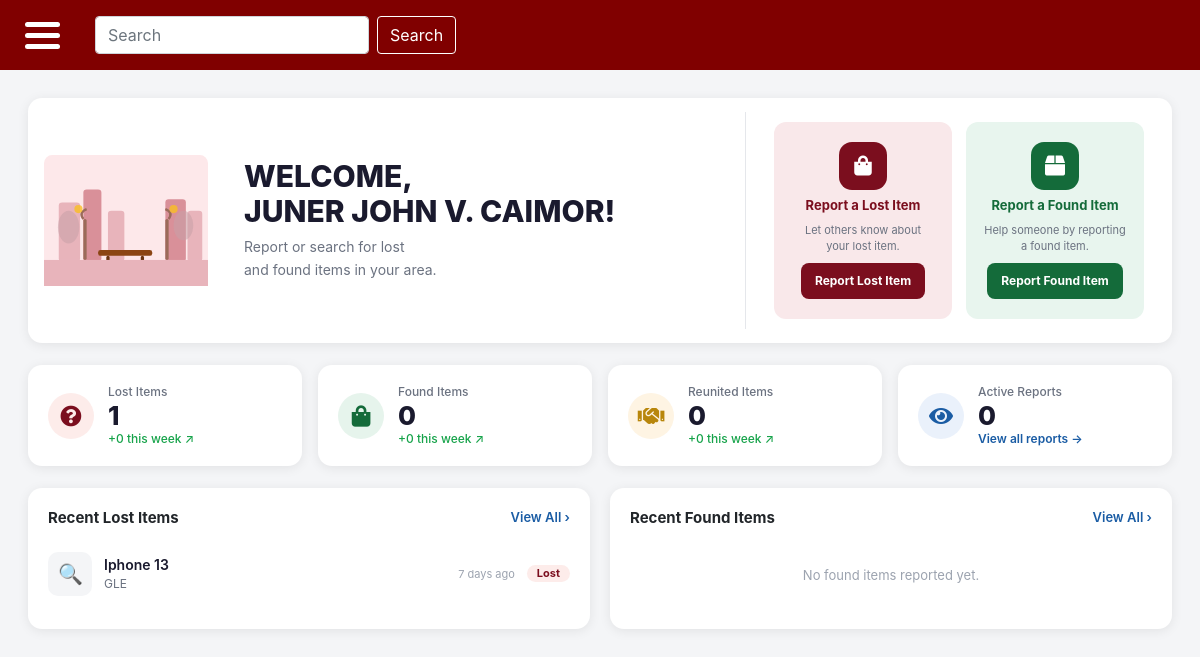
Page /dashboard.php (signed in) on the earlier database version.
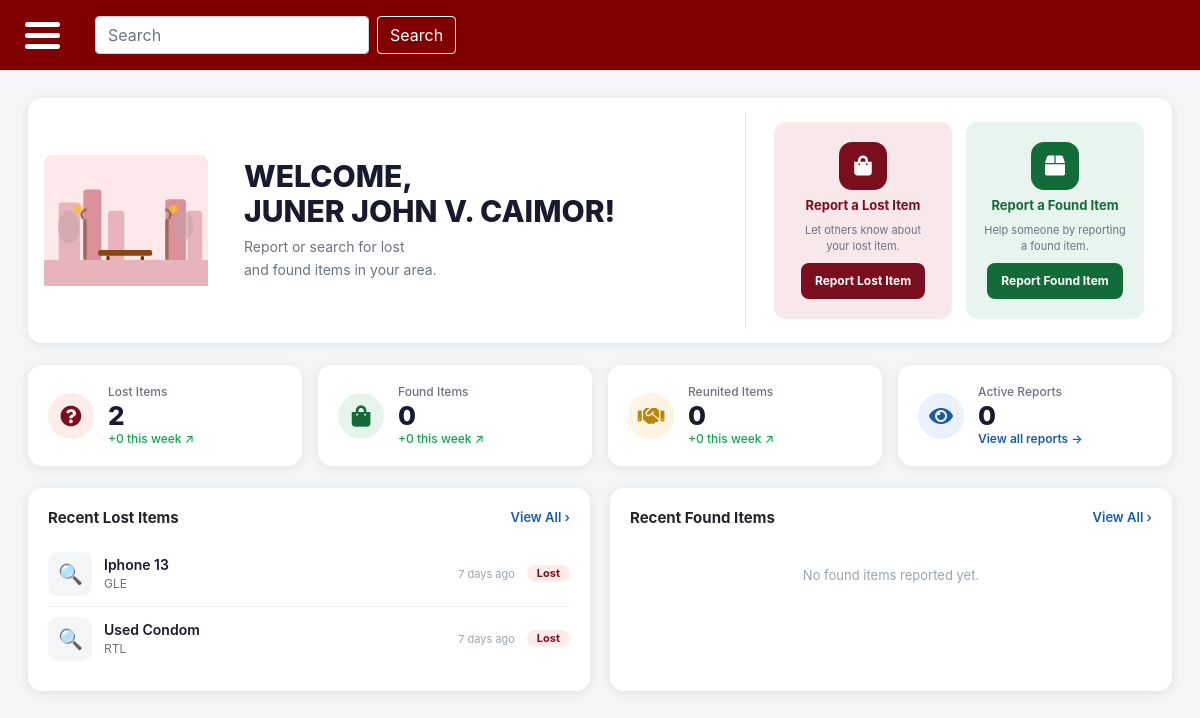
Same page on the later database version.
### tables this page shows
CREATE TABLE `posts` (
  `post_id` int(11) NOT NULL,
  `user_id` int(11) DEFAULT NULL,
  `location_id` int(11) DEFAULT NULL,
  `category_id` int(11) DEFAULT NULL,
  `dropOff_id` int(11) DEFAULT NULL,
  `type` varchar(255) DEFAULT NULL,
  `itemName` varchar(255) DEFAULT NULL,
  `publicDescription` varchar(255) DEFAULT NULL,
  `privateDetails` varchar(255) DEFAULT NULL,
  `currentStatus` varchar(20) DEFAULT 'PENDING',
  `dateReported` datetime DEFAULT current_timestamp(),
  `expirationDate` datetime DEFAULT NULL
);

CREATE TABLE `location` (
  `location_id` int(11) NOT NULL,
  `locationName` varchar(255) NOT NULL,
  `zone` varchar(100) NOT NULL
);

### dashboard.php (the view, shortened to what the changed rows need)
<?php
require_once 'connect.php';
$lostCount     = $connection->query("SELECT COUNT(*) AS c FROM posts WHERE type='LOST'")->fetch_assoc()['c'] ?? 0;
$lostWeek     = $connection->query("SELECT COUNT(*) AS c FROM posts WHERE type='LOST'  AND dateReported >= NOW() - INTERVAL 7 DAY")->fetch_assoc()['c'] ?? 0;
$recentLostResult = $connection->query("
    SELECT p.post_id, p.itemName, p.dateReported, p.currentStatus, l.locationName
    FROM posts p
    LEFT JOIN location l ON p.location_id = l.location_id
    WHERE p.type = 'LOST'
    ORDER BY p.dateReported DESC
    LIMIT 3
");
$recentLost = $recentLostResult ? $recentLostResult->fetch_all(MYSQLI_ASSOC) : [];
function timeAgo($datetime) {
    $diff = time() - strtotime($datetime);
    return floor($diff/86400) . ' days ago';
}
?>
<?php include 'header_footer/main-header.php'; ?>
<link rel="stylesheet" href="https://cdnjs.cloudflare.com/ajax/libs/font-awesome/5.15.4/css/all.min.css">
<div class="layout">
    <?php include 'side-menu.php'; ?>
    <div class="main-content">
        <div class="db-wrap">
            <div class="hero-card">
                <div class="hero-text">
                    <h1>WELCOME,<br><?= strtoupper(htmlspecialchars($user1['full_name'] ?? 'USER')) ?>!</h1>
                </div>
            </div>
            <div class="stats-grid">
                <div class="stat-card">
                    <div class="stat-info">
                        <div class="lbl">Lost Items</div>
                        <div class="num"><?= $lostCount ?></div>
                        <div class="trnd">+<?= $lostWeek ?> this week ↗</div>
                    </div>
                </div>
            </div>
            <div class="recent-grid">
                <div class="rc-card">
                    <?php if (empty($recentLost)): ?>
                        <div class="empty-state">No lost items reported yet.</div>
                    <?php else: ?>
                        <?php foreach ($recentLost as $item): ?>
                        <div class="item-row">
                            <div class="item-ico">🔍</div>
                            <div class="item-info">
                                <div class="nm"><?= htmlspecialchars($item['itemName'] ?? '—') ?></div>
                                <div class="loc"><?= htmlspecialchars($item['locationName'] ?? 'Unknown location') ?></div>
                            </div>
                            <span class="item-time"><?= timeAgo($item['dateReported']) ?></span>
                            <span class="badge lost">Lost</span>
                        </div>
                        <?php endforeach; ?>
                    <?php endif; ?>
                </div>
            </div>
        </div>
    </div>
</div>
<?php include 'header_footer/footer.php'; ?>

Differences in the rows shown:
added posts: itemName "Used Condom", location.locationName "RTL", dateReported "7 days ago"
Other differences:
$lostCount: "1" → "2"
